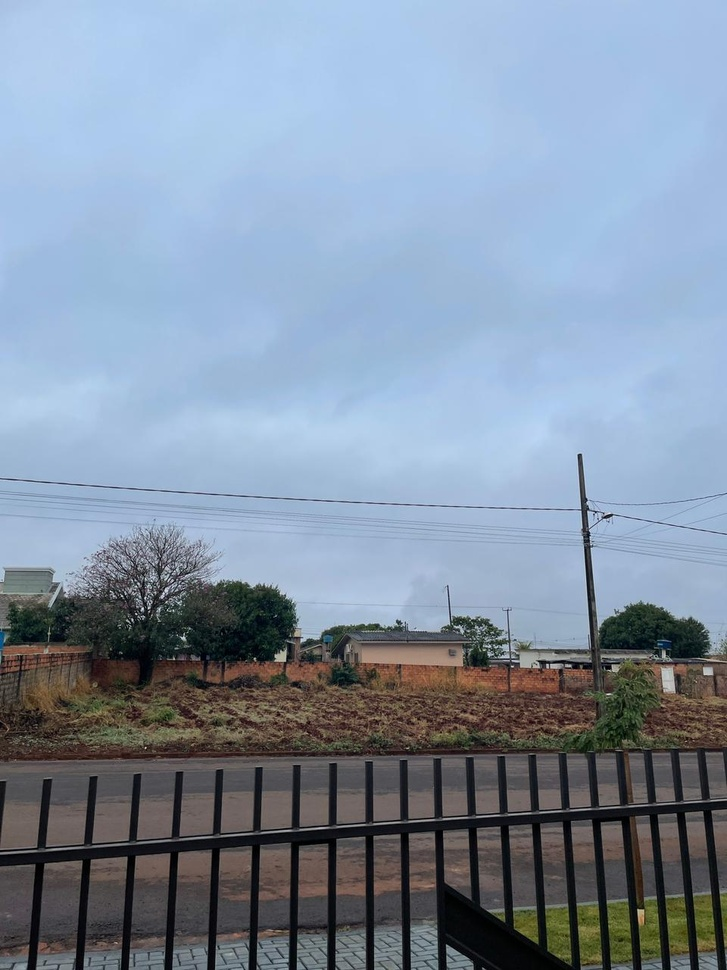
//> input picture Aeropano/imgs/t5.jpeg, 727 x 970 px, shrunk from 960 x 1280 before the run
$ ./Aeropano imgs/t5.jpeg   (built with g++ and OpenCV 4)
//> lines starting //> are read from the running program, lines starting //| are printed output that depends on the picture
#include <opencv2/opencv.hpp>
#include <iostream>


int main(int argc, char* argv[])
{
    const std::string path1 = "C:\\Workspace\\CPP\\Aeropano\\Aeropano\\imgs\\t5.jpeg";
    const std::string path2 = "C:\\Workspace\\CPP\\Aeropano\\Aeropano\\imgs\\t6.jpeg";
    std::vector<cv::Mat> imgs = {cv::imread(path1), cv::imread(path2)};
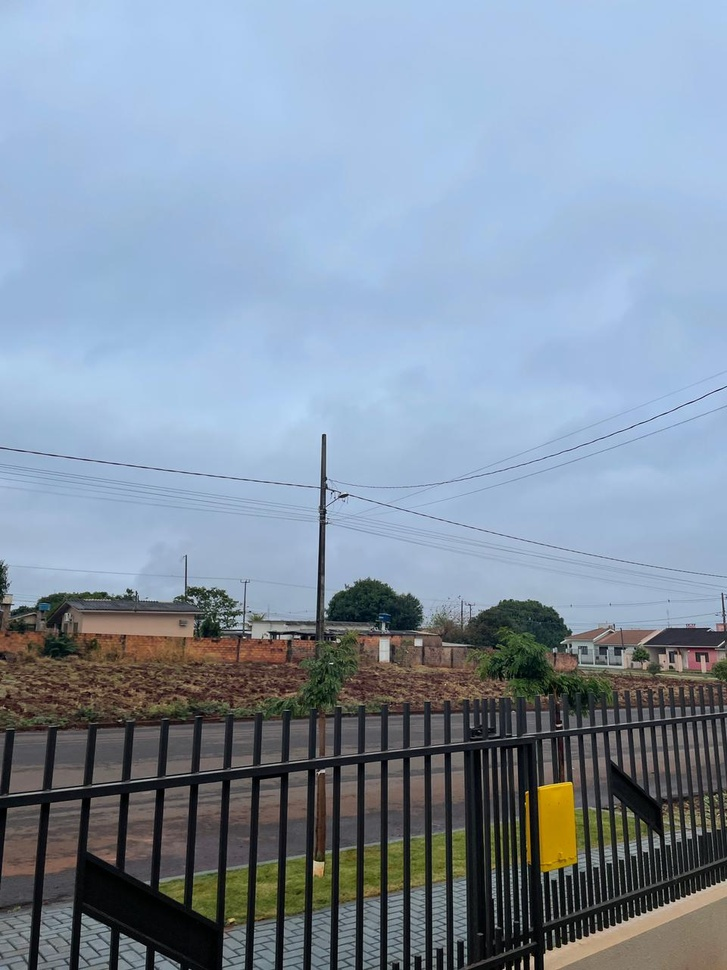
//> input picture Aeropano/imgs/t6.jpeg, 727 x 970 px, shrunk from 960 x 1280 before the run
//> imgs[0] is the input picture: 970 rows x 727 cols, CV_8UC3; mean B, G, R 162.9, 144.7, 129.7
//> imgs[1] is the input picture: 970 rows x 727 cols, CV_8UC3; mean B, G, R 163.6, 146.2, 130.9
    cv::Stitcher::Mode mode = cv::Stitcher::PANORAMA; //TODO: add argument handling
    bool crop;

#pragma region Argument Handling


	for (int i = 0; i < argc; i++)
	{
        std::string arg = argv[i];
        size_t imPos = arg.find("-im"); // Verifica se a substring "-im" está presente
        size_t cropPos = arg.find("crop"); // Verifica se a substring "-im" está presente

        if (imPos != std::string::npos) // std::string::npos é um valor especial para representar um retorno de size_t nulo.
        {
            arg.erase(imPos, 3); // 3 é o tamanho da substring "-im"
            imgs.push_back(cv::imread(arg));
        }

        if (cropPos != std::string::npos) // std::string::npos é um valor especial para representar um retorno de size_t nulo.
        {
            crop = true;
        }
	}

#pragma endregion

    cv::Mat pano;
    cv::Ptr<cv::Stitcher> stitcher = cv::Stitcher::create(mode);
    cv::Stitcher::Status status = stitcher->stitch(imgs, pano);
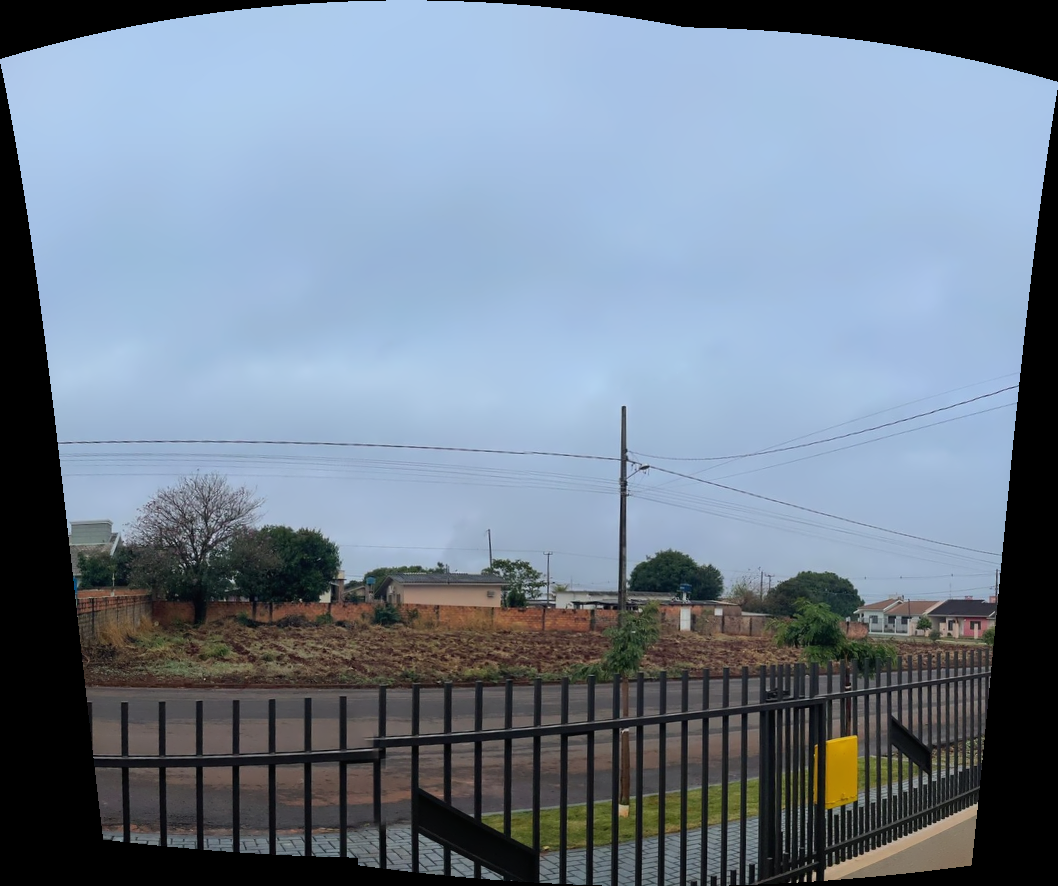
//> pano: 886 rows x 1058 cols, CV_8UC3; mean B, G, R 144.5, 128.3, 114.2

    if (status != cv::Stitcher::OK)
    {
        std::cout << "Can't stitch images, error code = " << status << std::endl;
        return EXIT_FAILURE;
    }

    cv::imshow("Pano", pano);
    cv::waitKey(0);
    return EXIT_SUCCESS;
}
